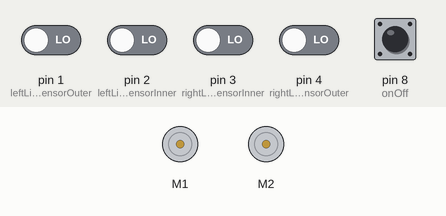
This sketch was run on a simulated Arduino Uno, built with avr-gcc and run on an emulated ATmega328P. On the bench: 2 × DC motor (green arrow = forward, orange = backward, longer = faster). The test bench sets the inputs (shaded band); at power-on: pin 1 (leftLineSensorOuter), pin 2 (leftLineSensorInner), pin 3 (rightLineSensorInner), pin 4 (rightLineSensorOuter), pin 8 (onOff) LOW.

Above: at 1.2 s.
1.3 s: pin 8 (onOff) pulsed HIGH 5 times (0.12 s each, 0.3 s apart)
At 3.6 s:
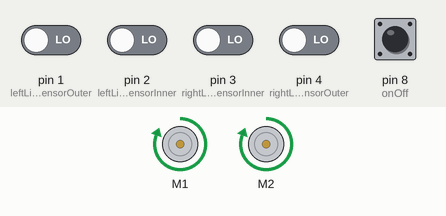
4.5 s: pin 1 (leftLineSensorOuter) driven HIGH
At 7.3 s:
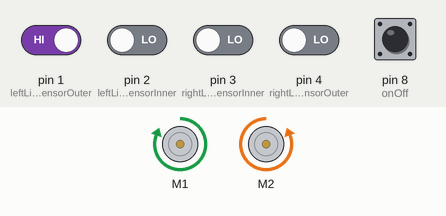
7.5 s: pin 2 (leftLineSensorInner) driven HIGH
At 9.4 s:
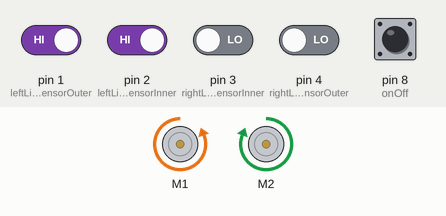
10.5 s: pin 2 (leftLineSensorInner) driven LOW
At 12.5 s:
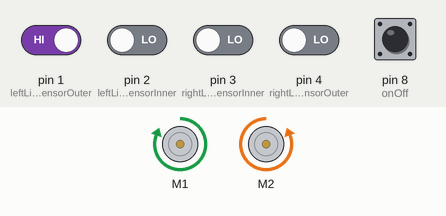
13.0 s: pin 1 (leftLineSensorOuter) driven LOW and pin 2 (leftLineSensorInner) driven HIGH
At 14.0 s:
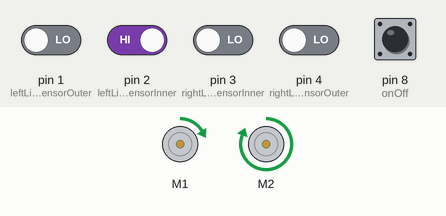
Timing chart, 0 to 16.0 s (numbered marks = the images above; inputs shaded):
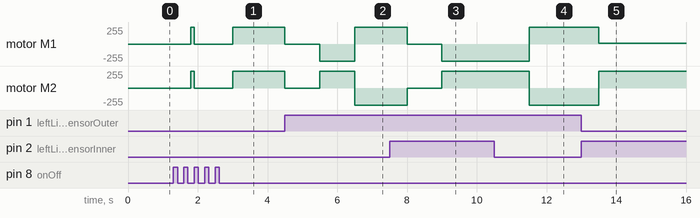

Measured:
- after the input at 1.3 s, motor M1, motor M2: stopped → forward 255/255 after 0.50 s, → stopped 0.10 s later, → forward 255/255 1.1 s later
- after the input at 4.5 s, motor M1: forward 255/255 → stopped at once, → backward 255/255 1.0 s later, → forward 255/255 1.0 s later; motor M2: forward 255/255 → stopped at once, → forward 255/255 1.0 s later, → backward 255/255 1.0 s later
- after the input at 7.5 s, motor M1: forward 255/255 → stopped after 0.50 s, → backward 255/255 1.0 s later; motor M2: backward 255/255 → stopped after 0.50 s, → forward 255/255 1.0 s later
- after the input at 10.5 s, motor M1: backward 255/255 → forward 255/255 after 1.0 s; motor M2: forward 255/255 → backward 255/255 after 1.0 s
- after the input at 13.0 s, motor M1: forward 255/255 → forward 10/255 after 0.50 s; motor M2: backward 255/255 → forward 255/255 after 0.50 s

The sketch:

JT+RT_latest_.ino
```cpp
#include <Wire.h>
#include <Adafruit_MotorShield.h>
#include "utility/Adafruit_MS_PWMServoDriver.h"

Adafruit_MotorShield AFMS = Adafruit_MotorShield();
Adafruit_DCMotor *myMotorLeft = AFMS.getMotor(1);
Adafruit_DCMotor *myMotorRight= AFMS.getMotor(2);

const int leftLineSensorOuter = 1;
const int leftLineSensorInner = 2;
const int rightLineSensorInner = 3;
const int rightLineSensorOuter = 4;
// assign pin Names for readability, prevent "what is that pin"
// change pins here, or plug into these on the arduino

const int onOff = 8; // button for turning on and off
int button = 0;
int begun = 0;

int leftJunction = 0; // initialise line "bool" values
int leftLine = 0;
int rightLine = 0;
int correctLinefactor1 = 0;
int correctLinefactor2 = 0;
int correctLinefactor3=0;
int correctLinefactor4=0;
int Backpathfactor1 = 0;
int Backpathfactor2 = 0;
int Backpathfactor3=0;
int  Backpathfactor4=0;
int rightJunction = 0;
int Blockcollected=0;


int oldLeftSpeed = 0; // to avoid the arduino updating constantly
int oldRightSpeed = 0;
int oldLeftDir = 0; // 0 for backwards, 1 for forwards
int oldRightDir = 0;

const int baseMotorSpeed = 255; // Change these to affect the speed and turning circle
const int lowTurnSpeed = 10;

void leftTurn(){
  if (oldLeftSpeed != lowTurnSpeed){ //check if speeds actually need updating
  myMotorRight->setSpeed(baseMotorSpeed); // set right motor high speed and
  oldRightSpeed = baseMotorSpeed; // update speed for update requirement check
  myMotorLeft->setSpeed(lowTurnSpeed); // left motor low speed to perform turn with large radius
  oldLeftSpeed = lowTurnSpeed;
  myMotorLeft->run(FORWARD);
  myMotorRight->run(FORWARD);
  oldLeftDir = 1;
  oldRightDir = 1;
  return;
  }
}

void sharpLeft(){
  if (oldLeftDir != 0){ //check if speeds actually need updating
    myMotorRight->setSpeed(baseMotorSpeed); // set right motor high speed and
    oldRightSpeed = baseMotorSpeed; // update speed for update requirement check
    myMotorLeft->setSpeed(baseMotorSpeed); // left motor low speed to perform turn with large radius
    oldLeftSpeed = baseMotorSpeed;
    myMotorLeft->run(BACKWARD);
    myMotorRight->run(FORWARD);
    oldLeftDir = 0;
    oldRightDir = 1;
  return;
  }
}

void sharpRight(){
  if (oldRightDir != 0){ //check if speeds actually need updating
    myMotorRight->setSpeed(baseMotorSpeed); // set right motor high speed and
    oldRightSpeed = baseMotorSpeed; // update speed for update requirement check
    myMotorLeft->setSpeed(baseMotorSpeed); // left motor low speed to perform turn with large radius
    oldLeftSpeed = baseMotorSpeed;
    myMotorLeft->run(FORWARD);
    myMotorRight->run(BACKWARD);
    oldLeftDir = 1;
    oldRightDir = 0;
  return;
  }
}

void rightTurn(){
  if (oldRightSpeed != lowTurnSpeed){
    myMotorLeft->setSpeed(baseMotorSpeed);
    oldLeftSpeed = baseMotorSpeed;
    myMotorRight->setSpeed(lowTurnSpeed);
    oldRightSpeed = lowTurnSpeed;
    myMotorLeft->run(FORWARD);
    myMotorRight->run(FORWARD);
    oldLeftDir = 1;
    oldRightDir = 1;
    return;
  }
}

void forwards(){
  if (oldRightSpeed != baseMotorSpeed or oldLeftSpeed != baseMotorSpeed){
    myMotorLeft->setSpeed(baseMotorSpeed);
    myMotorRight->setSpeed(baseMotorSpeed);
    oldLeftSpeed = baseMotorSpeed;
    oldRightSpeed = baseMotorSpeed;
    myMotorLeft->run(FORWARD);
    myMotorRight->run(FORWARD);
    oldLeftDir = 1;
    oldRightDir = 1;
    return;
  }
}

void stop(){
  if (oldRightSpeed != 0 or oldLeftSpeed != 0){
    myMotorLeft->setSpeed(0);
    myMotorRight->setSpeed(0);
    oldLeftSpeed = 0;
    oldRightSpeed = 0;
    myMotorLeft->run(FORWARD);
    myMotorRight->run(FORWARD);
    oldLeftDir = 1;
    oldRightDir = 1;
    return;
  }
}

void lineFollowing(){
  leftLine = digitalRead(leftLineSensorInner);
  rightLine = digitalRead(rightLineSensorInner);

  if (leftLine == HIGH){
    leftTurn();
    }
  else{ if (rightLine == HIGH ){
    rightTurn();
    }
  else{
    forwards();
    }
  }
  return;
}

void begin(){
  if (begun != 1){
    while (true){
      button = digitalRead(onOff);
      if (button == 1){
        begun = 1;
        delay(500); // prevent button immediately being read again for the check to stop
        break;
      }
    }
  }
  return;
}

void finish(){
  int count = 0;
  while (count < 100){ // prevents getting stuck in the finish check
    button = digitalRead(onOff);
    if (button == 1){
      begun = 0;
      stop();
      delay(500);
      break;
    }
    count += 1;
  }
  return;
}

void setup() {
  // put your setup code here, to run once:
// motor setup
AFMS.begin();
myMotorLeft->setSpeed(127); //left wheel
myMotorRight->setSpeed(127);// right wheel
oldLeftSpeed = 127;
oldRightSpeed = 127;

// button setup
pinMode(onOff, INPUT); // push to make button

// line sensors setup
pinMode(leftLineSensorOuter, INPUT);
pinMode(leftLineSensorInner, INPUT); // inner left line sensor
pinMode(rightLineSensorInner, INPUT); // inner right line sensor
pinMode(rightLineSensorOuter, INPUT);
}


void loop() {
  // put your main code here, to run repeatedly:
  begin();
  lineFollowing();
  leftJunction = digitalRead(leftLineSensorOuter);
  rightJunction = digitalRead(rightLineSensorOuter);
  if (leftJunction == HIGH){
    stop(); //set both motor speed to 0
    delay(1000);
    while (true){
      sharpLeft();
      correctLinefactor1 = digitalRead(rightLineSensorInner);
      correctLinefactor2 = digitalRead(leftLineSensorInner);
      if ( correctLinefactor1== LOW && correctLinefactor2==LOW){
        break;
        stop();
      }
    }
    delay(1000);
    //blockcollection();
    //Servofeedback();
    Blockcollected = 1;
    if (Blockcollected == 1){
      while (true){
        sharpRight();
        Backpathfactor1 = digitalRead(leftLineSensorInner);
        Backpathfactor2 = digitalRead(rightLineSensorInner);
        if (Backpathfactor1 == HIGH && Backpathfactor2 == LOW ){
          break;
          stop();
        }
      }
    }
    forwards();
    delay(500);
  }


  finish(); // need to check if should finish
}
```
